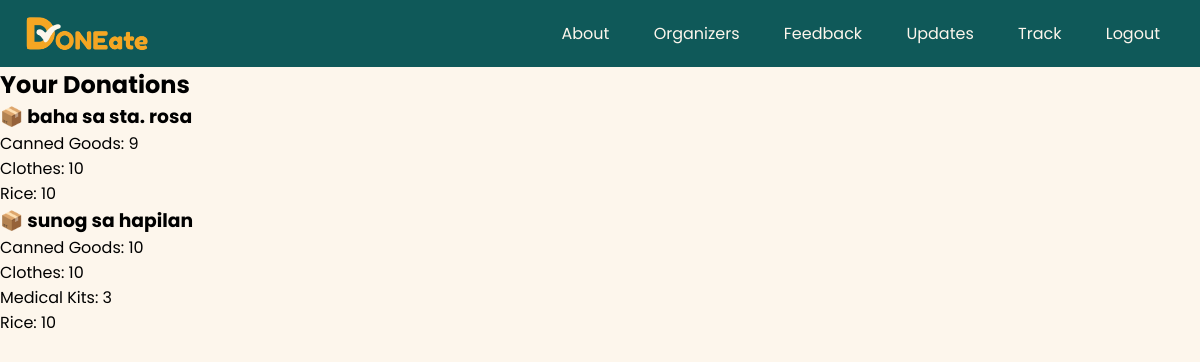
Screenshot of /donor_track (signed in) with the database file from the repository.
### models.py (models this page shows, shortened)
class Campaigns(db.Model):
    __tablename__ = 'Campaigns'
    CampaignID = Column(Integer, primary_key=True, autoincrement=True)
    OrganizerID = Column(Integer, ForeignKey('Organizers.OrganizerID'))
    Name = Column(String(100))
    Description = Column(Text)
    Status = Column(String(20))
    isUrgent = Column(Integer)
    DatePosted = Column(Date, default=date.today)
    Location = Column(String(31))
    organizer = db.relationship("Organizers", backref="campaigns")

class ItemList(db.Model):
    __tablename__ = 'ItemList'
    ItemID = Column(Integer, primary_key=True, autoincrement=True)
    ItemName = Column(String(100))

### app.py (the view)
@app.route('/donor_track')
def donor_track():
    donor_id = session.get('donor_id')  # make sure this is set on login
    results = (
        db.session.query(
            Campaigns.Name.label('campaign_name'),
            ItemList.ItemName.label('item_name'),
            func.sum(Inventory.QuantityAvailable).label('quantity')
        )
        .join(Donations, Donations.DonationID == Inventory.DonationID)
        .join(Campaigns, Campaigns.CampaignID == Inventory.CampaignID)
        .join(ItemList, ItemList.ItemID == Inventory.ItemID)
        .filter(Donations.DonorID == donor_id)
        .group_by(Campaigns.Name, ItemList.ItemName)
        .all()
    )
    campaigns = defaultdict(list)
    for row in results:
        campaigns[row.campaign_name].append((row.item_name, row.quantity))
    return render_template('donor_track.html', campaigns=campaigns, role = session.get('role'))

### templates/donor_track.html
{% extends "layout.html" %}
{% block body %}
<body>
{% include "navigation.html" %}
<h2>Your Donations</h2>
{% if campaigns %}
    {% for campaign, items in campaigns.items() %}
        <h3>📦 {{ campaign }}</h3>
        <ul>
            {% for item_name, qty in items %}
                <li>{{ item_name }}: {{ qty }}</li>
            {% endfor %}
        </ul>
    {% endfor %}
{% else %}
    <p>You haven't donated to any campaigns yet or the organizer has not yet allocated your donations.</p>
{% endif %}
{% endblock %}

### static/styles.css (style rules this page uses)
* { margin: 0; padding: 0; box-sizing: border-box; font-family: "Poppins", sans-serif; text-decoration: none; }
:root { --primary-color: #fdf6ec; --secondary-color: #0f5959; --accent-color: #f5a623; --white: #fff; --text-color: #333; --text-field-color: #f1f1f1; --font-size-s: 0.9rem; --font-size-n: 1rem; --font-size-m: 1.12rem; --font-size-l: 1.5rem; --font-size-xl: 2rem; --font-size-xxl: 2.3rem; --font-weight-normal: 400; --font-weight-medium: 500; --font-weight-semibold: 600; --font-weight-bold: 700; --border-radius-1: 0.4rem; --border-radius-2: 0.8rem; --border-radius-3: 1.2rem; --box-shadow: 0 2px 8px rgba(0, 0, 0, 0.06); --border: 1px solid rgba(0, 0, 0, 0.1); }
body { background-color: var(--primary-color); min-height: 100vh; }

### rows the page displays
Campaigns: Name "baha sa sta. rosa"
ItemList: ItemName "Canned Goods", qty "9", qty "10"
ItemList: ItemName "Clothes", qty "10"
ItemList: ItemName "Rice", qty "10"
Campaigns: Name "sunog sa hapilan"
ItemList: ItemName "Medical Kits", qty "3"
